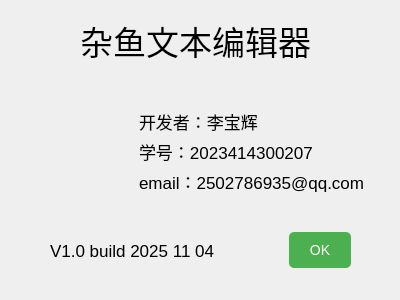
<?xml version="1.0" encoding="UTF-8"?>
<ui version="4.0">
 <class>AboutDialog</class>
 <widget class="QDialog" name="AboutDialog">
  <property name="geometry">
   <rect>
    <x>0</x>
    <y>0</y>
    <width>400</width>
    <height>300</height>
   </rect>
  </property>
  <property name="windowTitle">
   <string>关于</string>
  </property>
  <property name="windowIcon">
   <iconset resource="icons.qrc">
    <normaloff>:/new/images/img/newText.png</normaloff>:/new/images/img/newText.png</iconset>
  </property>
  <widget class="QDialogButtonBox" name="buttonBox">
   <property name="geometry">
    <rect>
     <x>190</x>
     <y>230</y>
     <width>161</width>
     <height>41</height>
    </rect>
   </property>
   <property name="styleSheet">
    <string notr="true">QPushButton {
    background-color: #4CAF50;    /* 背景色 */
    border: none;                /* 无边框 */
    color: white;                /* 文字颜色 */
    padding: 10px 20px;          /* 内边距 */
    font-size: 14px;             /* 字体大小 */
    border-radius: 5px;          /* 圆角 */
}</string>
   </property>
   <property name="orientation">
    <enum>Qt::Horizontal</enum>
   </property>
   <property name="standardButtons">
    <set>QDialogButtonBox::Ok</set>
   </property>
  </widget>
  <widget class="QLabel" name="labelTitle">
   <property name="geometry">
    <rect>
     <x>80</x>
     <y>10</y>
     <width>261</width>
     <height>61</height>
    </rect>
   </property>
   <property name="font">
    <font>
     <pointsize>25</pointsize>
    </font>
   </property>
   <property name="text">
    <string>杂鱼文本编辑器</string>
   </property>
  </widget>
  <widget class="QGroupBox" name="groupBox">
   <property name="geometry">
    <rect>
     <x>130</x>
     <y>100</y>
     <width>261</width>
     <height>101</height>
    </rect>
   </property>
   <property name="font">
    <font>
     <pointsize>14</pointsize>
    </font>
   </property>
   <property name="styleSheet">
    <string notr="true">border:none;</string>
   </property>
   <property name="title">
    <string/>
   </property>
   <layout class="QGridLayout" name="gridLayout">
    <item row="0" column="0">
     <widget class="QLabel" name="labelAuthor">
      <property name="font">
       <font>
        <pointsize>13</pointsize>
       </font>
      </property>
      <property name="text">
       <string>开发者：李宝辉</string>
      </property>
     </widget>
    </item>
    <item row="3" column="0">
     <widget class="QLabel" name="labelEmail">
      <property name="font">
       <font>
        <pointsize>13</pointsize>
       </font>
      </property>
      <property name="text">
       <string>email：2502786935@qq.com</string>
      </property>
     </widget>
    </item>
    <item row="1" column="0">
     <widget class="QLabel" name="labelId">
      <property name="font">
       <font>
        <pointsize>13</pointsize>
       </font>
      </property>
      <property name="text">
       <string>学号：2023414300207</string>
      </property>
     </widget>
    </item>
   </layout>
  </widget>
  <widget class="QLabel" name="labelIcon">
   <property name="geometry">
    <rect>
     <x>30</x>
     <y>110</y>
     <width>71</width>
     <height>81</height>
    </rect>
   </property>
   <property name="styleSheet">
    <string notr="true">border-image: url(:/new/images/img/newText.png);</string>
   </property>
   <property name="text">
    <string/>
   </property>
  </widget>
  <widget class="QLabel" name="labelVersion">
   <property name="geometry">
    <rect>
     <x>50</x>
     <y>230</y>
     <width>191</width>
     <height>41</height>
    </rect>
   </property>
   <property name="font">
    <font>
     <pointsize>13</pointsize>
    </font>
   </property>
   <property name="text">
    <string>V1.0 build 2025 11 04</string>
   </property>
  </widget>
 </widget>
 <resources>
  <include location="icons.qrc"/>
 </resources>
 <connections>
  <connection>
   <sender>buttonBox</sender>
   <signal>accepted()</signal>
   <receiver>AboutDialog</receiver>
   <slot>accept()</slot>
   <hints>
    <hint type="sourcelabel">
     <x>248</x>
     <y>254</y>
    </hint>
    <hint type="destinationlabel">
     <x>157</x>
     <y>274</y>
    </hint>
   </hints>
  </connection>
  <connection>
   <sender>buttonBox</sender>
   <signal>rejected()</signal>
   <receiver>AboutDialog</receiver>
   <slot>reject()</slot>
   <hints>
    <hint type="sourcelabel">
     <x>316</x>
     <y>260</y>
    </hint>
    <hint type="destinationlabel">
     <x>286</x>
     <y>274</y>
    </hint>
   </hints>
  </connection>
 </connections>
</ui>
